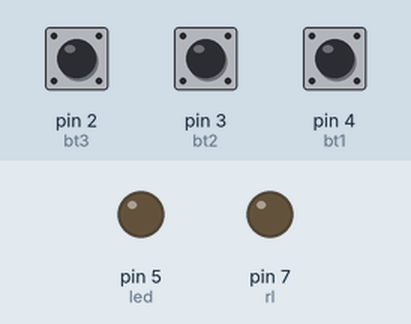
Simulated run of this sketch. Board: Arduino Uno, built with avr-gcc and run on an emulated ATmega328P. Parts: output pins drawn as LEDs (lit = HIGH). Dashed ring = blinking. Inputs (shaded band) come from the test bench; at power-on: pin 2 (bt3) HIGH, pin 3 (bt2) HIGH, pin 4 (bt1) HIGH.

Above: at 1.2 s.
1.3 s: pin 2 (bt3) pulled LOW for 3.2 s
At 2.2 s:
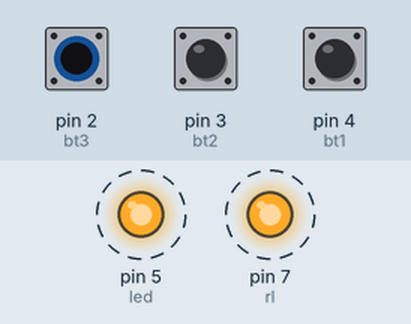
6.0 s: pin 2 (bt3) pulled LOW for 0.15 s
At 7.3 s:
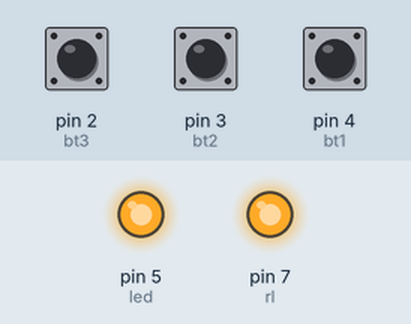
8.0 s: pin 3 (bt2) pulled LOW for 0.15 s
At 8.8 s:
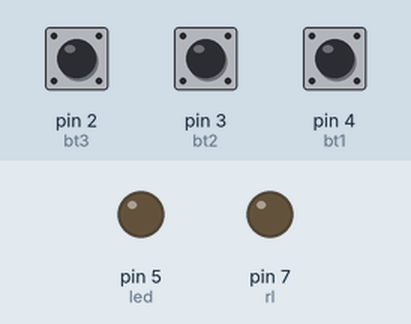
Timing chart, 0 to 11.0 s (numbered marks = the images above; inputs shaded):
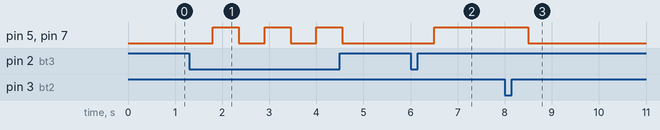

The sketch:

Role.ino
```cpp
#define rl 7
#define bt1 4
#define bt2 3
#define bt3 2
#define led 5
boolean x = 0;
void setup()
{
  pinMode (rl, OUTPUT);
  pinMode (led, OUTPUT);
  pinMode (bt1, INPUT_PULLUP);
  pinMode (bt2, INPUT_PULLUP);
  pinMode (bt3, INPUT_PULLUP);
}

void loop()
{
  if (digitalRead(bt1) == 0)
  {
    x = 1;
    delay(500);
  }
  if (digitalRead(bt2) == 0)
  {
    x = 0;
    delay(500);
  }
  if (digitalRead(bt3) == 0)
  {
    x = !x;
    delay(500);
  }
  digitalWrite(rl, x);
  digitalWrite(led, x);
  delay(50);
}
```

Measured:
- after the input at 1.3 s, pin 5 (led), pin 7 (rl): alternates HIGH for 0.55 s and LOW for 0.55 s, 6 changes in all, then stays LOW, starting after 0.50 s
- after the input at 6.0 s, pin 5 (led), pin 7 (rl): LOW → HIGH after 0.50 s
- after the input at 8.0 s, pin 5 (led), pin 7 (rl): HIGH → LOW after 0.50 s
